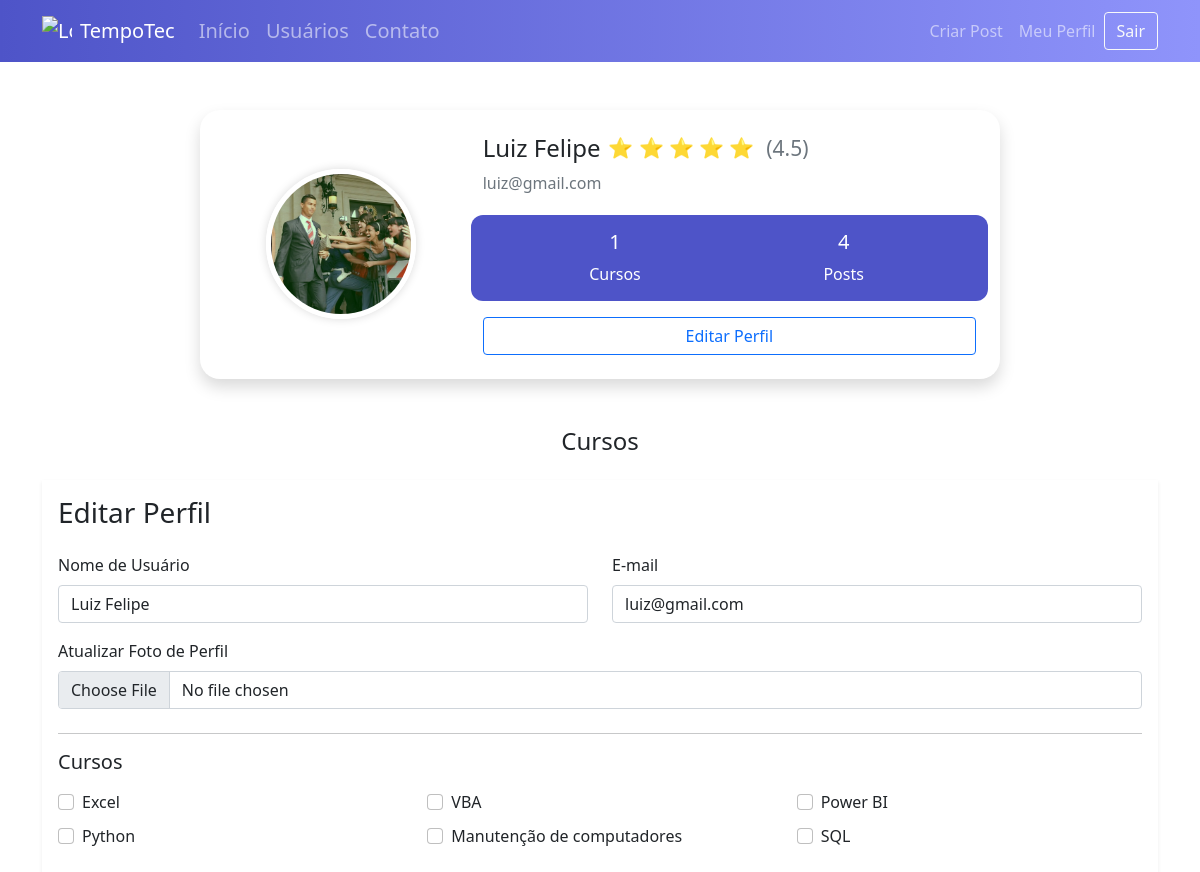
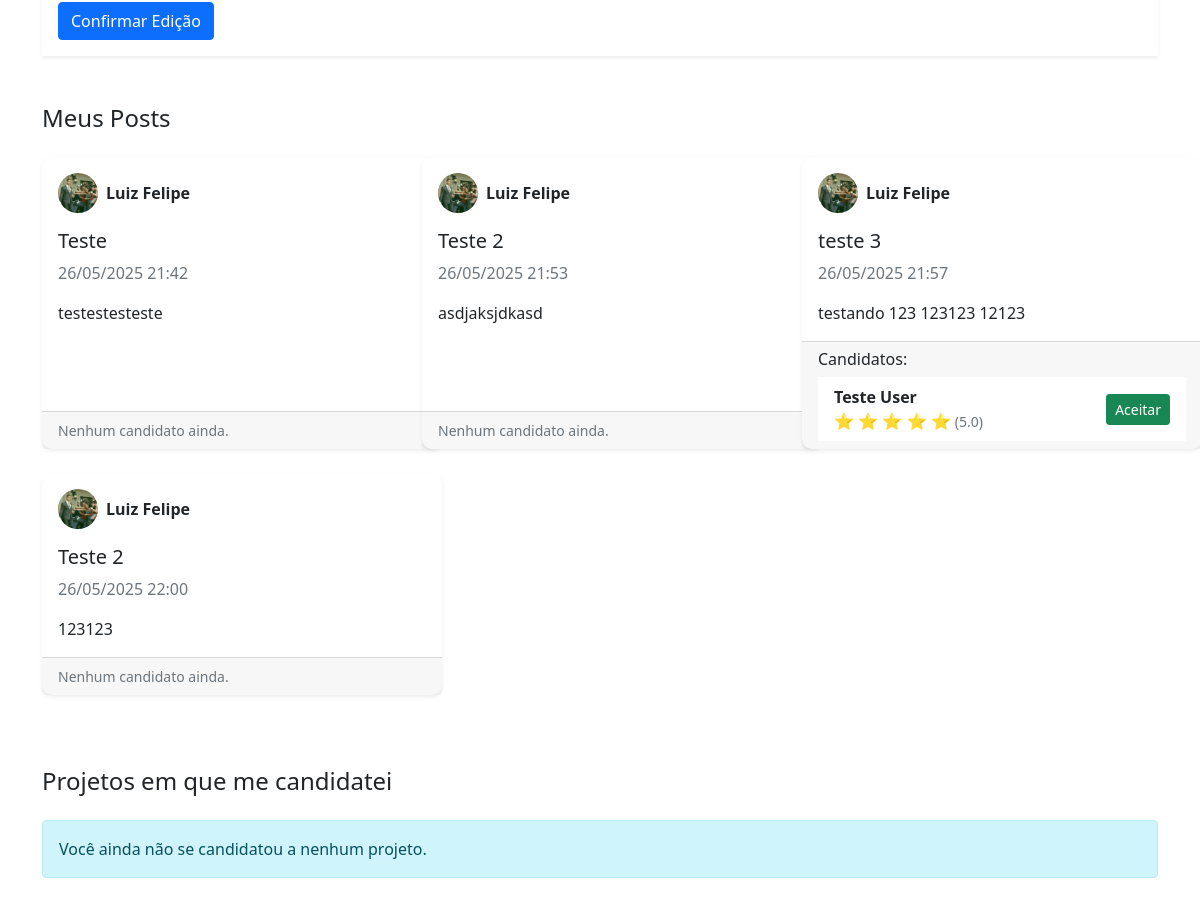
Screenshot of /perfil/editar (signed in) with the database file from the repository (2 pictures, top to bottom).
### tempotec/models.py (models this page shows, shortened)
class Usuario(database.Model, UserMixin):
    id = database.Column(database.Integer, primary_key=True)
    username = database.Column(database.String, nullable=False)
    email = database.Column(database.String, nullable=False, unique=True)
    senha = database.Column(database.String, nullable=False)
    foto_perfil = database.Column(database.String, default='default.jpg')
    posts = database.relationship('Post', backref='autor', lazy=True)
    cursos = database.Column(database.String, nullable=False, default='Não Informado')
    def media_avaliacao(self):
        avg = database.session.query(func.avg(Avaliacao.nota)) \
            .filter(Avaliacao.id_usuario == self.id).scalar()
        return round(avg or 0, 1)

class Post(database.Model):
    id = database.Column(database.Integer, primary_key=True)
    titulo = database.Column(database.String, nullable=False)
    corpo = database.Column(database.Text, nullable=False)
    data_criacao = database.Column(database.DateTime, nullable=False, default=datetime.utcnow)
    id_usuario = database.Column(database.Integer, database.ForeignKey('usuario.id'), nullable=False)
    candidaturas = database.relationship('Candidatura', backref='post', lazy=True, foreign_keys='Candidatura.id_post')

class Candidatura(database.Model):
    id = database.Column(database.Integer, primary_key=True)
    data_criacao = database.Column(database.DateTime, nullable=False, default=datetime.utcnow)
    id_usuario = database.Column(database.Integer, database.ForeignKey('usuario.id'), nullable=False)
    id_post = database.Column(database.Integer, database.ForeignKey('post.id'), nullable=False)
    status = database.Column(database.Integer, database.ForeignKey('post.id'), nullable=False, default=0)
    usuario = database.relationship('Usuario', backref='candidaturas', foreign_keys=[id_usuario])

### tempotec/routes.py (the view)
@app.route('/perfil/editar', methods=['GET', 'POST'])
@login_required
def editar_perfil():
    form = FormEditarPerfil()
    if form.validate_on_submit():
        current_user.email = form.email.data
        current_user.username = form.username.data
        if form.foto_perfil.data:
            nome_imagem = salvar_imagem(form.foto_perfil.data)
            current_user.foto_perfil = nome_imagem
        current_user.cursos = atualizar_cursos(form)
        database.session.commit()
        flash('Perfil atualizado com sucesso', 'success')
        return redirect(url_for('perfil'))
    elif request.method == "GET":
        form.email.data = current_user.email
        form.username.data = current_user.username
    foto_perfil = url_for('static', filename='fotos_perfil/{}'.format(current_user.foto_perfil))
    return render_template('editarperfil.html', foto_perfil=foto_perfil, form=form)

### tempotec/forms.py (shortened to what this page needs)
class FormEditarPerfil(FlaskForm):
    username = StringField('Nome de Usuário', validators=[DataRequired()])
    email = StringField('E-mail', validators=[DataRequired(), Email()])
    foto_perfil = FileField('Atualizar Foto de Perfil', validators=[FileAllowed(['jpg', 'png'])])
    curso_excel = BooleanField('Excel')
    curso_vba = BooleanField('VBA')
    curso_powerbi = BooleanField('Power BI')
    curso_python = BooleanField('Python')
    curso_ppt = BooleanField('Manutenção de computadores')
    curso_sql = BooleanField('SQL')
    botao_submit_editarperfil = SubmitField('Confirmar Edição')

### tempotec/models.py (called while the page is built)
@login_manager.user_loader
def load_usuario(id_usuario):
    return Usuario.query.get(int(id_usuario))

### tempotec/templates/editarperfil.html (shortened to what this page needs)
{% extends 'perfil.html' %} {% block form_editar_perfil %}
<div class="container my-4">
  <div class="shadow-sm">
    <div class="card-body">
      <h3 class="card-title mb-4">Editar Perfil</h3>
      <form method="POST" action="" enctype="multipart/form-data" novalidate>
        <fieldset>
          <div class="row">
            <div class="col-md-6 mb-3">
              <label for="{{ form.username.id }}" class="form-label"
                >{{ form.username.label.text }}</label
              >
              {% if form.username.errors %} {{ form.username(class="form-control
              is-invalid") }}
              <div class="invalid-feedback">
                {% for erro in form.username.errors %} {{ erro }} {% endfor %}
              </div>
              {% else %} {{ form.username(class="form-control") }} {% endif %}
            </div>
            <div class="col-md-6 mb-3">
              <label for="{{ form.email.id }}" class="form-label"
                >{{ form.email.label.text }}</label
              >
              {% if form.email.errors %} {{ form.email(class="form-control
              is-invalid") }}
              <div class="invalid-feedback">
                {% for erro in form.email.errors %} {{ erro }} {% endfor %}
              </div>
              {% else %} {{ form.email(class="form-control") }} {% endif %}
            </div>
          </div>
          <div class="mb-4">
            <label for="{{ form.foto_perfil.id }}" class="form-label"
              >{{ form.foto_perfil.label.text }}</label
            >
            {{ form.foto_perfil(class="form-control") }}
          </div>
          <hr />
          <h5 class="mb-3">Cursos</h5>
          <div class="row">
            {% for campo in form %} {% if 'curso_' in campo.name %}
            <div class="col-6 col-md-4 mb-2">
              <div class="form-check">
                {{ campo(class="form-check-input", id=campo.id) }}
                <label class="form-check-label" for="{{ campo.id }}">
                  {{ campo.label.text }}
                </label>
              </div>
            </div>
            {% endif %} {% endfor %}
          </div>
        </fieldset>
        <button type="submit" class="btn btn-primary mt-3">
          {{ form.botao_submit_editarperfil.label.text }}
        </button>
      </form>
    </div>
  </div>
</div>
{% endblock %}

### tempotec/templates/perfil.html (shortened to what this page needs)
{% extends 'base.html' %} {% block body %}
<div class="container mt-5 d-flex justify-content-center">
  <div class="card shadow p-4 profile-card w-100">
    <div class="row align-items-center">
      <div class="col-md-4 text-center mb-3 mb-md-0">
        <img
          src="{{ foto_perfil }}"
          class="profile-img"
          alt="Foto de Perfil"
          style="width: 150px; height: 150px; object-fit: cover"
        />
      </div>
      <div class="col-md-8 text-center text-md-start">
        <div class="col-md-8">
          <h4 class="d-flex align-items-center gap-2">
            {{ current_user.username }} {% set avg =
            current_user.media_avaliacao() %}
            <span class="text-warning fs-5">
              {% for _ in range(avg|int) %} ⭐ {% endfor %} {% if avg -
              (avg|int) >= 0.5 %} ⭐ {% endif %}
            </span>
            <small class="text-muted ms-1">({{ avg }})</small>
          </h4>
        </div>
        <p class="text-muted">{{ current_user.email }}</p>
        <div class="row stats-box">
          <div class="col stat">
            <span class="h5">
              {% if 'Não Informado' in current_user.cursos %} 0 {% else %} {{
              current_user.cursos.count(';') + 1 }} {% endif %}
            </span>
            <span>Cursos</span>
          </div>
          <div class="col stat">
            <span class="h5">{{ current_user.posts|length }}</span>
            <span>Posts</span>
          </div>
        </div>
        <div class="mt-3">
          <a
            href="{{ url_for('editar_perfil') }}"
            class="btn btn-outline-primary w-100"
            >Editar Perfil</a
          >
        </div>
      </div>
    </div>
  </div>
</div>
<div class="container courses-section mt-5">
  <h4 class="mb-3">Cursos</h4>
</div>
{% block form_editar_perfil %} {% endblock %}
<div class="container mt-5">
  <h4 class="mb-4">Meus Posts</h4>
  {% if current_user.posts %}
  <div class="row">
    {% for post in current_user.posts %}
    <div class="col-md-4 mb-4">
      <div
        class="card post-card shadow-sm h-100"
        data-bs-toggle="modal"
        data-bs-target="#postModal"
        data-title="{{ post.titulo }}"
        data-body="{{ post.corpo|e }}"
        data-date="{{ post.data_criacao.strftime('%d/%m/%Y %H:%M') }}"
        data-author="{{ current_user.username }}"
        data-email="{{ current_user.email }}"
        data-avatar="{{ url_for('static', filename='fotos_perfil/' ~ current_user.foto_perfil) }}"
      >
        <div class="card-body">
          <div class="d-flex align-items-center mb-3">
            <img
              src="{{ url_for('static', filename='fotos_perfil/' ~ current_user.foto_perfil) }}"
              alt="{{ current_user.username }}"
              class="rounded-circle me-2"
              style="width: 40px; height: 40px; object-fit: cover"
            />
            <strong>{{ current_user.username }}</strong>
          </div>
          <h5 class="card-title">{{ post.titulo }}</h5>
          <p class="card-text text-muted">
            {{ post.data_criacao.strftime('%d/%m/%Y %H:%M') }}
          </p>
          <p class="card-text">
            {{ post.corpo[:150] }}{% if post.corpo|length > 150 %}...{% endif %}
          </p>
        </div>
        {% if post.candidaturas %}
        <div class="card-footer">
          <h6>Candidatos:</h6>
          <ul class="list-group list-group-flush">
            {% set candidatura_aceita = post.candidaturas|selectattr('status',
            'equalto', 1)|list %} {% if candidatura_aceita %} {% set candidatura
            = candidatura_aceita[0] %}
            <li
              class="list-group-item d-flex justify-content-between align-items-center candidate-item"
              data-bs-toggle="modal"
              data-bs-target="#candidateModal"
              data-username="{{ candidatura.usuario.username }}"
              data-email="{{ candidatura.usuario.email }}"
              data-avatar="{{ url_for('static', filename='fotos_perfil/' ~ candidatura.usuario.foto_perfil) }}"
              data-media="{{ candidatura.usuario.media_avaliacao() }}"
            >
              <strong>
                <span>
                  {{ candidatura.usuario.username }} {% set avg =
                  candidatura.usuario.media_avaliacao() %} {% for _ in
                  range(avg|int) %} ⭐ {% endfor %} {% if avg - (avg|int) >= 0.5
                  %} ⭐ {% endif %}
                  <span class="text-muted small">({{ avg }})</span>
                </span>
              </strong>
              {% if not candidatura.usuario.foi_avaliado_por(current_user.id,
              candidatura.id_post) %}
              <form
                method="POST"
                action="{{ url_for('avaliar_usuario') }}"
                class="d-flex align-items-center gap-2"
              >
                <input
                  type="hidden"
                  name="avaliado_id"
                  value="{{ candidatura.usuario.id }}"
                />
                <input
                  type="hidden"
                  name="post_id"
                  value="{{ candidatura.id_post }}"
                />
                <input
                  type="number"
                  name="nota"
                  min="1"
                  max="5"
                  class="form-control form-control-sm"
                  style="width: 80px"
                  required
                />
                <button type="submit" class="btn btn-sm btn-primary">
                  Avaliar
                </button>
              </form>
              {% else %}
              <span class="badge bg-success">Post concluído</span>
              {% endif %}
            </li>
            {% else %} {% for candidatura in post.candidaturas %}
            <li
              class="list-group-item d-flex justify-content-between align-items-center candidate-item"
              data-bs-toggle="modal"
              data-bs-target="#candidateModal"
              data-username="{{ candidatura.usuario.username }}"
              data-email="{{ candidatura.usuario.email }}"
              data-avatar="{{ url_for('static', filename='fotos_perfil/' ~ candidatura.usuario.foto_perfil) }}"
              data-media="{{ candidatura.usuario.media_avaliacao() }}"
            >
              <div class="d-flex flex-column">
                <strong>{{ candidatura.usuario.username }}</strong>
                <div>
                  {% set avg = candidatura.usuario.media_avaliacao() %} {% for _
                  in range(avg|int) %} ⭐ {% endfor %}
                  <span class="text-muted small">({{ avg }})</span>
                </div>
              </div>
              <form method="POST" action="{{ url_for('aceitar_candidato') }}">
                <button type="submit" class="btn btn-sm btn-success">
                  Aceitar
                </button>
              </form>
            </li>
            {% endfor %} {% endif %}
          </ul>
        </div>
        {% else %}
        <div class="card-footer text-muted small">Nenhum candidato ainda.</div>
        {% endif %}
      </div>
    </div>
    {% endfor %}
  </div>
  {% else %}
  <div class="alert alert-info">Você ainda não criou nenhum post.</div>
  {% endif %}
</div>
<div class="container mt-5 mb-5">
  <h4 class="mb-4">Projetos em que me candidatei</h4>
  {% if candidaturas_usuario %}
  <div class="list-group">
    {% for candidatura in candidaturas_usuario %}
    <a
      href="#"
      class="list-group-item list-group-item-action d-flex justify-content-between align-items-center applied-post"
      data-bs-toggle="modal"
      data-bs-target="#appliedPostModal"
      data-title="{{ candidatura.post.titulo }}"
      data-body="{{ candidatura.post.corpo|e }}"
      data-date="{{ candidatura.post.data_criacao.strftime('%d/%m/%Y %H:%M') }}"
      data-author="{{ candidatura.post.autor.username }}"
      data-email="{{ candidatura.post.autor.email }}"
      data-avatar="{{ url_for('static', filename='fotos_perfil/' ~ candidatura.post.autor.foto_perfil) }}"
    >
      <div>
        <strong>{{ candidatura.post.titulo }}</strong>
        <div class="text-muted small">
          Postado em {{ candidatura.post.data_criacao.strftime('%d/%m/%Y') }}
        </div>
      </div>
      <span
        class="badge {% if candidatura.status == 0 %} bg-secondary {% elif candidatura.status == 1 %} bg-success {% elif candidatura.status == 2 %} bg-warning text-dark {% endif %}"
      >
        {% if candidatura.status == 0 %} Pendente {% elif candidatura.status ==
        1 %} Concluído {% elif candidatura.status == 2 %} Recusado {% endif %}
      </span>
    </a>
    {% endfor %}
  </div>
  {% else %}
  <div class="alert alert-info">
    Você ainda não se candidatou a nenhum projeto.
  </div>
  {% endif %}
</div>
{% endblock %}

### tempotec/static/main.css (style rules this page uses)
.card { width: 400px; border: none; border-radius: 10px; background-color: #fff }
.profile-img { width: 120px; height: 120px; object-fit: cover; border-radius: 50%; box-shadow: 0 0 8px rgba(0, 0, 0, 0.1); }
.profile-card { max-width: 800px; border-radius: 20px; }
.profile-img { width: 180px; height: 180px; object-fit: cover; border-radius: 50%; border: 5px solid #fff; box-shadow: 0 0 10px rgba(0, 0, 0, 0.15); }
.stats-box { background: #4e54c8; color: white; border-radius: 12px; padding: 15px 30px; margin-top: 20px; }
.stats-box .stat { text-align: center; }
.stats-box .stat span { display: block; }
.courses-section { margin-top: 40px; text-align: center; }

### rows the page displays
Usuario: username "Luiz Felipe", email "luiz@gmail.com", cursos "1"
Post: foto_perfil (picture), titulo "Teste", data_criacao "26/05/2025 21:42", corpo "testestesteste", shows "Nenhum candidato ainda."
Post: foto_perfil (picture), titulo "Teste 2", data_criacao "26/05/2025 21:53", corpo "asdjaksjdkasd", shows "Nenhum candidato ainda."
Post: foto_perfil (picture), titulo "teste 3", data_criacao "26/05/2025 21:57", corpo "testando 123 123123 12123"
Candidatura: usuario.username "Teste User", avg "5.0"
Post: foto_perfil (picture), titulo "Teste 2", data_criacao "26/05/2025 22:00", corpo "123123", shows "Nenhum candidato ainda."

### other values shown
{{ avg }} "4.5"
{{ current_user.posts|length }} "4"
{{ campo.label.text }} "Excel" "VBA" "Power BI" "Python" "Manutenção de computadores" "SQL"
